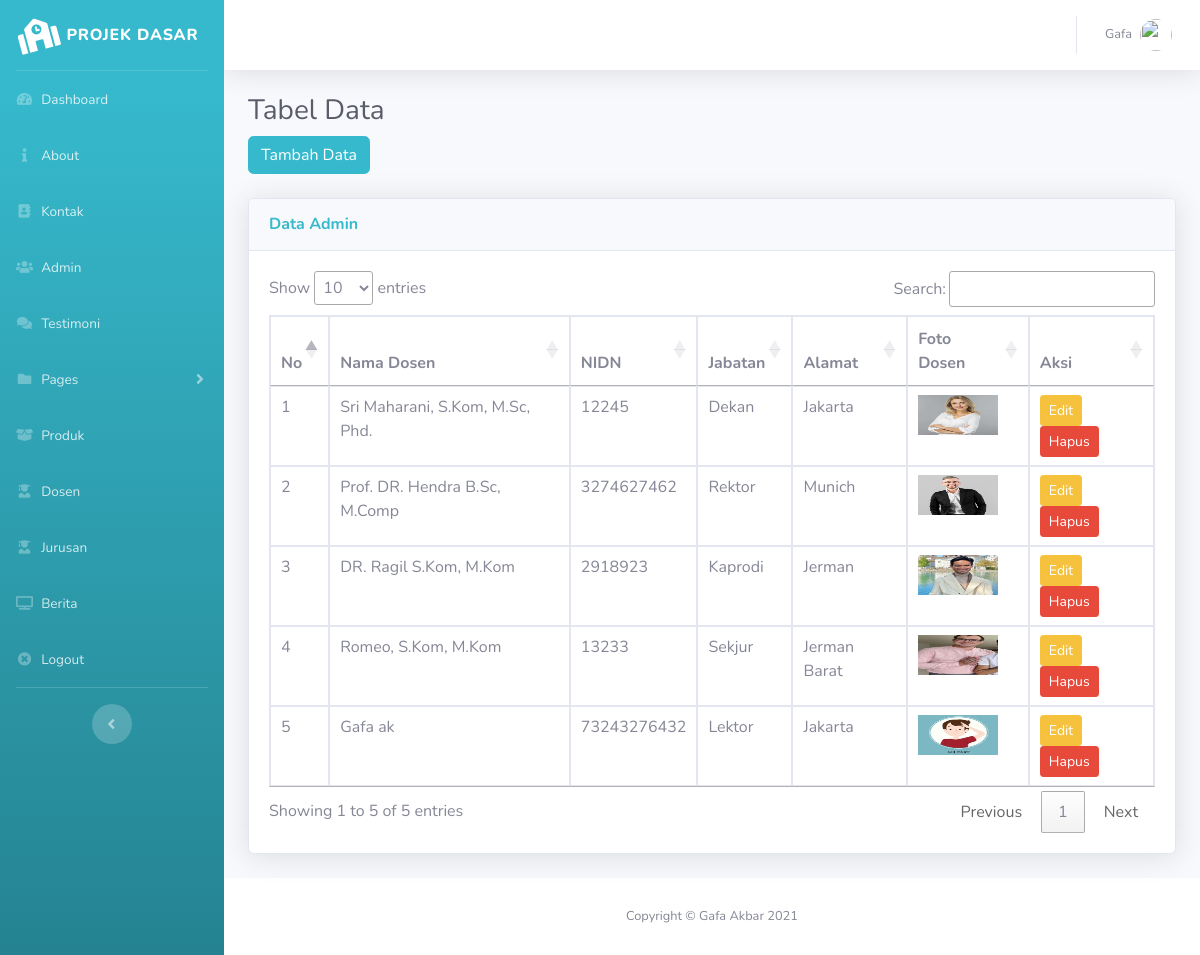
Screenshot of /pages/backend/index.php?page=dosen/index (signed in) with the database file from the repository.
### tables this page shows
CREATE TABLE `tb_dosen` (
  `id_dosen` int(11) NOT NULL,
  `nama_dosen` varchar(255) NOT NULL,
  `nidn_dosen` varchar(255) NOT NULL,
  `jabatan` varchar(255) NOT NULL,
  `alamat` text NOT NULL,
  `foto_dosen` varchar(255) NOT NULL
);

### pages/backend/index.php (called while the page is built, shortened)
<?php
include 'component/header.php';
include 'component/sidebar.php';
include 'content.php';
?>
<?php include 'component/footer.php'; ?>

### pages/backend/dosen/index.php (the view)
<?php
$dosen = $koneksi->query('SELECT * FROM tb_dosen');
?>
<h1 class="h3 mb-2 text-gray-800">Tabel Data</h1>
<a href="index.php?page=dosen/tambah" class="btn btn-info btn-md">Tambah Data</a>
<br><br>
<div class="card shadow mb-4">
  <div class="card-header py-3">
    <h6 class="m-0 font-weight-bold text-info">Data Admin</h6>
  </div>
  <div class="card-body">
    <div class="table-responsive">
      <table class="table table-bordered" id="table_dosen" width="100%" cellspacing="0">
        <thead>
          <tr>
            <th>No</th>
            <th>Nama Dosen</th>
            <th>NIDN</th>
            <th>Jabatan</th>
            <th>Alamat</th>
            <th>Foto Dosen</th>
            <th>Aksi</th>
          </tr>
        </thead>
        <tbody>
          <?php $no = 1; ?>
          <?php foreach ($dosen as $key => $value) : ?>
            <tr>
              <td><?php echo $no++; ?></td>
              <td><?php echo $value['nama_dosen']; ?></td>
              <td><?php echo $value['nidn_dosen']; ?></td>
              <td><?php echo $value['jabatan']; ?></td>
              <td><?php echo $value['alamat']; ?></td>
              <td><img src="../../asset/img/<?= $value["foto_dosen"]; ?>" alt="dosen" width="80px" height="40px"></td>
              <td>
                <a href="?page=dosen/edit&id=<?php echo $value['id_dosen'] ?>" class="btn btn-warning btn-sm">Edit</a>
                <a onclick="return confirm('yakin di hapus?')" href="?page=dosen/hapus&id=<?php echo $value['id_dosen']; ?>" class="btn btn-danger btn-sm">Hapus</a>
              </td>
            </tr>
          <?php endforeach; ?>
        </tbody>
      </table>
    </div>
  </div>
</div>

### pages/backend/component/header.php (shortened to what this page needs)
<!DOCTYPE html>
<html lang="en">
<head>
  <link href="../../asset/backend/vendor/fontawesome-free/css/all.min.css" rel="stylesheet" type="text/css">
  <link href="../../asset/backend/css/sb-admin-2.min.css" rel="stylesheet">
  <link rel="stylesheet" type="text/css" href="https://cdn.datatables.net/1.11.2/css/jquery.dataTables.css">
</head>
<body id="page-top">
  <div id="wrapper">

### pages/backend/component/sidebar.php (shortened to what this page needs)
<ul class="navbar-nav bg-gradient-info sidebar sidebar-dark accordion" id="accordionSidebar">
<a class="sidebar-brand d-flex align-items-center justify-content-center" href="index.php">
  <div class="sidebar-brand-icon rotate-n-15">
    <i class="fas fa-school"></i>
  </div>
  <div class="sidebar-brand-text mx-2">Projek Dasar</div>
</a>
<hr class="sidebar-divider my-0">
<li class="nav-item">
  <a class="nav-link" href="index.php">
    <i class="fas fa-fw fa-tachometer-alt"></i>
    <span>Dashboard</span></a>
</li>
<li class="nav-item">
  <a class="nav-link" href="index.php?page=about/index">
  <i class="fas fa-fw fa-info"></i>
    <span>About</span></a>
</li>
<li class="nav-item">
  <a class="nav-link" href="index.php?page=kontak/tampil_kontak">
  <i class="fas fa-fw fa-address-book"></i>
    <span>Kontak</span></a>
</li>
<li class="nav-item">
  <a class="nav-link" href="index.php?page=admin/index">
    <i class="fas fa-fw fa-users"></i>
    <span>Admin</span></a>
</li>
<li class="nav-item">
  <a class="nav-link" href="index.php?page=testimoni/index">
    <i class="fas fa-fw fa-comments"></i>
    <span>Testimoni</span></a>
</li>
<li class="nav-item">
                <a class="nav-link collapsed" href="#" data-toggle="collapse" data-target="#collapsePages"
                    aria-expanded="true" aria-controls="collapsePages">
                    <i class="fas fa-fw fa-folder"></i>
                    <span>Pages</span>
                </a>
            </li>
<li class="nav-item">
  <a class="nav-link" href="index.php?page=produk/index">
    <i class="fas fa-fw fa-box-open"></i>
    <span>Produk</span></a>
</li>
<li class="nav-item">
  <a class="nav-link" href="index.php?page=dosen/index">
    <i class="fas fa-fw fa-user-graduate"></i>
    <span>Dosen</span></a>
</li>
<li class="nav-item">
  <a class="nav-link" href="index.php?page=jurusan/index">
    <i class="fas fa-fw fa-user-graduate"></i>
    <span>Jurusan</span></a>
</li>
<li class="nav-item">
  <a class="nav-link" href="index.php?page=berita/berita">
    <i class="fas fa-fw fa-tv"></i>
    <span>Berita</span></a>
</li>
<li class="nav-item">
  <a class="nav-link" href="./logout.php">
    <i class="fas fa-fw fa-times-circle"></i>
    <span>Logout</span></a>
</li>
<hr class="sidebar-divider d-none d-md-block">
<div class="text-center d-none d-md-inline">
  <button class="rounded-circle border-0" id="sidebarToggle"></button>
</div>
</ul>
<div id="content-wrapper" class="d-flex flex-column">
<div id="content">
<nav class="navbar navbar-expand navbar-light bg-white topbar mb-4 static-top shadow">
  <ul class="navbar-nav ml-auto">
    <li class="nav-item dropdown no-arrow">
      <a class="nav-link dropdown-toggle" href="#" id="userDropdown" role="button" data-toggle="dropdown" aria-haspopup="true" aria-expanded="false">
        <span class="mr-2 d-none d-lg-inline text-gray-600 small">Gafa</span>
        <img class="img-profile rounded-circle" src="https://source.unsplash.com/QAB-WJcbgJk/60x60">
      </a>
    </li>
  </ul>
</nav>
<div class="container-fluid">

### pages/backend/content.php
<?php
if(!empty($_GET['page'])) {
	include_once($_GET['page'] . ".php");
}else{
	include "home.php";
}
 ?>

### pages/backend/component/footer.php (shortened to what this page needs)
      </div>
      </div>
      <footer class="sticky-footer bg-white">
        <div class="container my-auto">
          <div class="copyright text-center my-auto">
            <span>Copyright &copy; Gafa Akbar 2021</span>
          </div>
        </div>
      </footer>
    </div>
  </div>
</body>
</html>

### rows the page displays
tb_dosen: nama_dosen "Sri Maharani, S.Kom, M.Sc, Phd.", nidn_dosen "12245", jabatan "Dekan", alamat "Jakarta", foto_dosen (picture)
tb_dosen: nama_dosen "Prof. DR. Hendra B.Sc, M.Comp", nidn_dosen "3274627462", jabatan "Rektor", alamat "Munich", foto_dosen (picture)
tb_dosen: nama_dosen "DR. Ragil S.Kom, M.Kom", nidn_dosen "2918923", jabatan "Kaprodi", alamat "Jerman", foto_dosen (picture)
tb_dosen: nama_dosen "Romeo, S.Kom, M.Kom", nidn_dosen "13233", jabatan "Sekjur", alamat "Jerman Barat", foto_dosen (picture)
tb_dosen: nama_dosen "Gafa ak", nidn_dosen "73243276432", jabatan "Lektor", alamat "Jakarta", foto_dosen (picture)
